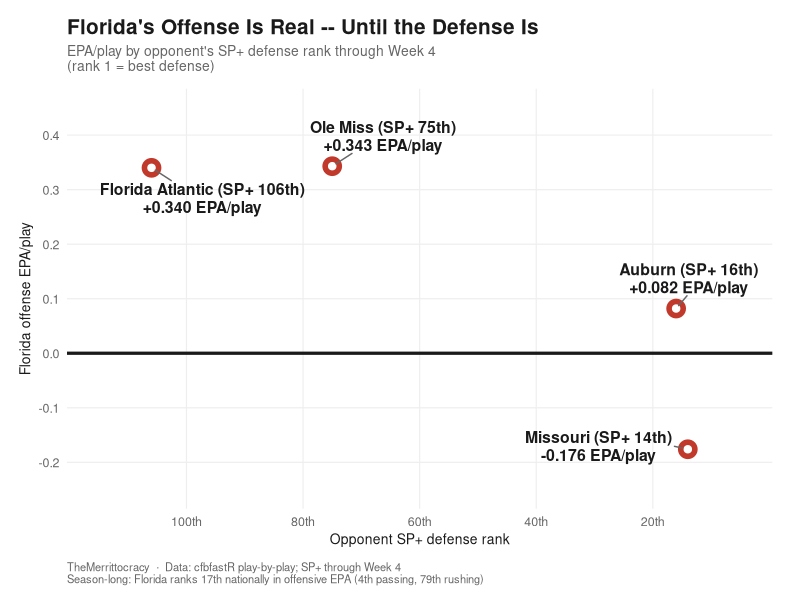

Generate this figure with R:
# ============================================================================
# week5_cfb_wrapup_florida_offense_scatter.R
#
# Candidate 2 (standard) for draft/week5_cfb_wrapup.md ("Records Are Cheap").
# Section: "Florida Didn't Get Unlucky. It Got Run Over."
#
# Florida's offensive EPA/play vs. the opponent's SP+ defensive rank
# through Week 4 -- the offense is real against soft defenses and
# disappears against good ones.
#
# Data (verified against Steve's data packet, matches article text exactly):
#   Florida Atlantic 106th / 0.340; Ole Miss 75th / 0.343;
#   Auburn 16th / 0.082; Missouri 14th / -0.176
#   Season-long offense ranks 17th in EPA: 4th passing, 79th rushing.
#
# House theme: theme_merrittocracy_light(), copied from
# scripts/trust_but_verify_sample_size_funnel.R (lines 69-96), per Steve's
# course correction to a white-background house standard for charts.
#
# Output: graphics/week5_cfb_wrapup/candidate_2.png (1200x800 @150dpi)
# ============================================================================

library(ggplot2)
library(dplyr)
library(tibble)
library(ggrepel)
library(glue)

set.seed(42)

# --- Data --------------------------------------------------------------------

off_data <- tibble::tribble(
  ~opponent,          ~def_rank, ~off_epa,
  "Florida Atlantic",  106,       0.340,
  "Ole Miss",          75,        0.343,
  "Auburn",            16,        0.082,
  "Missouri",          14,       -0.176
)

# --- Palette (house light theme, matches trust_but_verify_sample_size_funnel.R) --

col_bg      <- "#FFFFFF"
col_panel   <- "#FFFFFF"
col_grid    <- "#EEEEEE"
col_text    <- "#1A1A1A"
col_subtext <- "#666666"
col_point   <- "#3A7CA5"   # steel blue -- reference trend
col_flag    <- "#C0392B"   # red -- data points
col_ref     <- "#B8860B"   # dark goldenrod -- reference / annotation

theme_merrittocracy_light <- function(base_size = 12) {
  theme_minimal(base_size = base_size) +
    theme(
      plot.background    = element_rect(fill = col_bg,    color = NA),
      panel.background   = element_rect(fill = col_panel, color = NA),
      panel.grid.major   = element_line(color = col_grid, linewidth = 0.4),
      panel.grid.minor   = element_blank(),
      axis.text          = element_text(color = col_subtext, size = 9),
      axis.title         = element_text(color = col_text, size = 10),
      plot.title         = element_text(color = col_text, face = "bold",
                                        size = 15, margin = margin(b = 4)),
      plot.subtitle      = element_text(color = col_subtext, size = 10,
                                        margin = margin(b = 10)),
      plot.caption       = element_text(color = col_subtext, size = 8,
                                        hjust = 0, margin = margin(t = 10)),
      legend.position    = "none",
      plot.margin        = margin(14, 20, 10, 14)
    )
}

# --- Plot ----------------------------------------------------------------

p <- ggplot(off_data, aes(x = def_rank, y = off_epa)) +
  geom_hline(yintercept = 0, color = col_text, linewidth = 1.1) +
  geom_point(color = col_flag, size = 6) +
  geom_point(color = col_bg, size = 2.2) +
  geom_text_repel(
    aes(label = glue("{opponent} (SP+ {def_rank}th)\n{sprintf('%+.3f', off_epa)} EPA/play")),
    seed = 42,
    color = col_text,
    size  = 4.0,
    fontface = "bold",
    lineheight = 0.95,
    box.padding = 0.7,
    point.padding = 0.35,
    segment.color = col_subtext,
    min.segment.length = 0.3,
    force = 3
  ) +
  scale_x_reverse(
    limits = c(115, 5),
    breaks = seq(20, 100, 20),
    labels = function(x) paste0(x, "th")
  ) +
  scale_y_continuous(
    limits = c(-0.25, 0.45),
    breaks = seq(-0.2, 0.4, 0.1)
  ) +
  labs(
    title    = "Florida's Offense Is Real -- Until the Defense Is",
    subtitle = "EPA/play by opponent's SP+ defense rank through Week 4\n(rank 1 = best defense)",
    x        = "Opponent SP+ defense rank",
    y        = "Florida offense EPA/play",
    caption  = glue(
      "TheMerrittocracy  ·  Data: cfbfastR play-by-play; SP+ through Week 4\n",
      "Season-long: Florida ranks 17th nationally in offensive EPA (4th passing, 79th rushing)"
    )
  ) +
  theme_merrittocracy_light()

# --- Save ----------------------------------------------------------------

out_dir <- "graphics/week5_cfb_wrapup"
if (!dir.exists(out_dir)) dir.create(out_dir, recursive = TRUE)

ggsave(
  filename = file.path(out_dir, "candidate_2.png"),
  plot     = p,
  width    = 1200 / 150,
  height   = 800 / 150,
  dpi      = 150,
  bg       = col_bg
)

message("Saved: ", file.path(out_dir, "candidate_2.png"))
